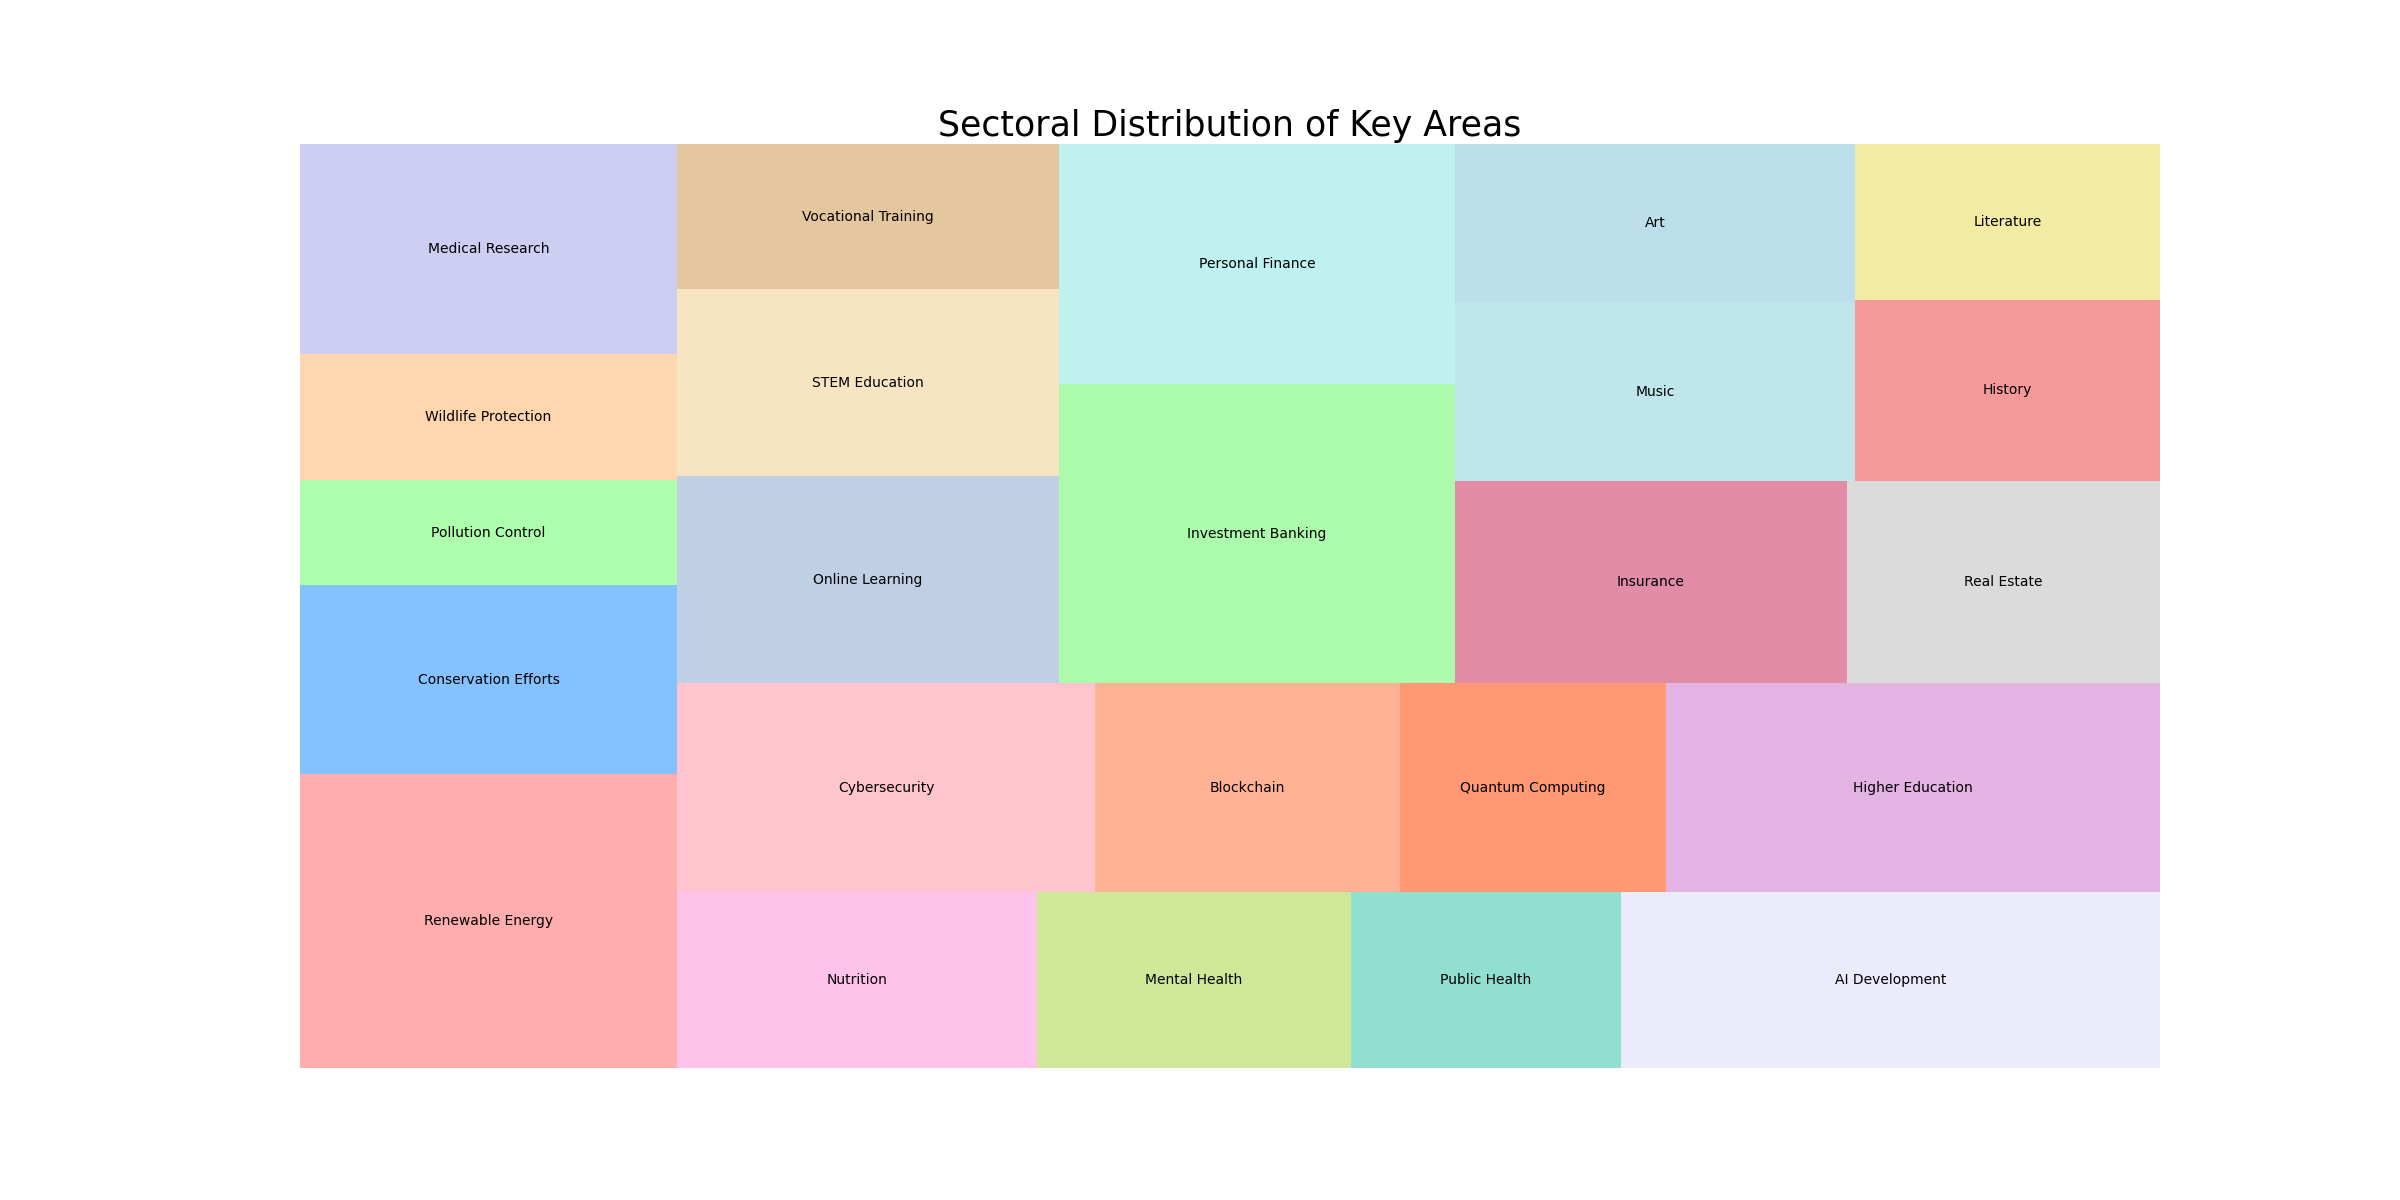

Write the Python code that produced this figure.

import seaborn as sns
import pandas as pd
import matplotlib.pyplot as plt
import squarify

# Create a data frame with diversified data
df = pd.DataFrame({
    'category': ['Environment', 'Environment', 'Environment', 'Environment', 'Health', 'Health', 'Health', 'Health', 
                 'Technology', 'Technology', 'Technology', 'Technology', 'Education', 'Education', 'Education', 'Education', 
                 'Finance', 'Finance', 'Finance', 'Finance', 'Culture', 'Culture', 'Culture', 'Culture'],
    'sub_category': ['Renewable Energy', 'Conservation Efforts', 'Pollution Control', 'Wildlife Protection', 
                     'Medical Research', 'Nutrition', 'Mental Health', 'Public Health', 'AI Development', 'Cybersecurity', 
                     'Blockchain', 'Quantum Computing', 'Higher Education', 'Online Learning', 'STEM Education', 
                     'Vocational Training', 'Investment Banking', 'Personal Finance', 'Insurance', 'Real Estate', 
                     'Music', 'Art', 'History', 'Literature'],
    'value': [1400, 900, 500, 600, 1000, 800, 700, 600, 1200, 1100, 800, 700, 1300, 1000, 900, 700, 1500, 1200, 1000, 800, 
              900, 800, 700, 600]
})

# Create a new color list
colors = ['#ff9999', '#66b3ff', '#99ff99', '#ffcc99', '#c2c2f0', '#ffb3e6', '#c4e17f', '#76d7c4', '#e6e6fa', '#ffb6c1', 
          '#ffa07a', '#ff7f50', '#dda0dd', '#b0c4de', '#f5deb3', '#deb887', '#98fb98', '#afeeee', '#db7093', '#d3d3d3', 
          '#b0e0e6', '#add8e6', '#f08080', '#f0e68c']

# Plot
plt.figure(figsize=(24, 12))
squarify.plot(sizes=df['value'], label=df['sub_category'], color=colors, alpha=.8)
plt.title('Sectoral Distribution of Key Areas', fontsize=25)
plt.axis('off')
plt.show()
